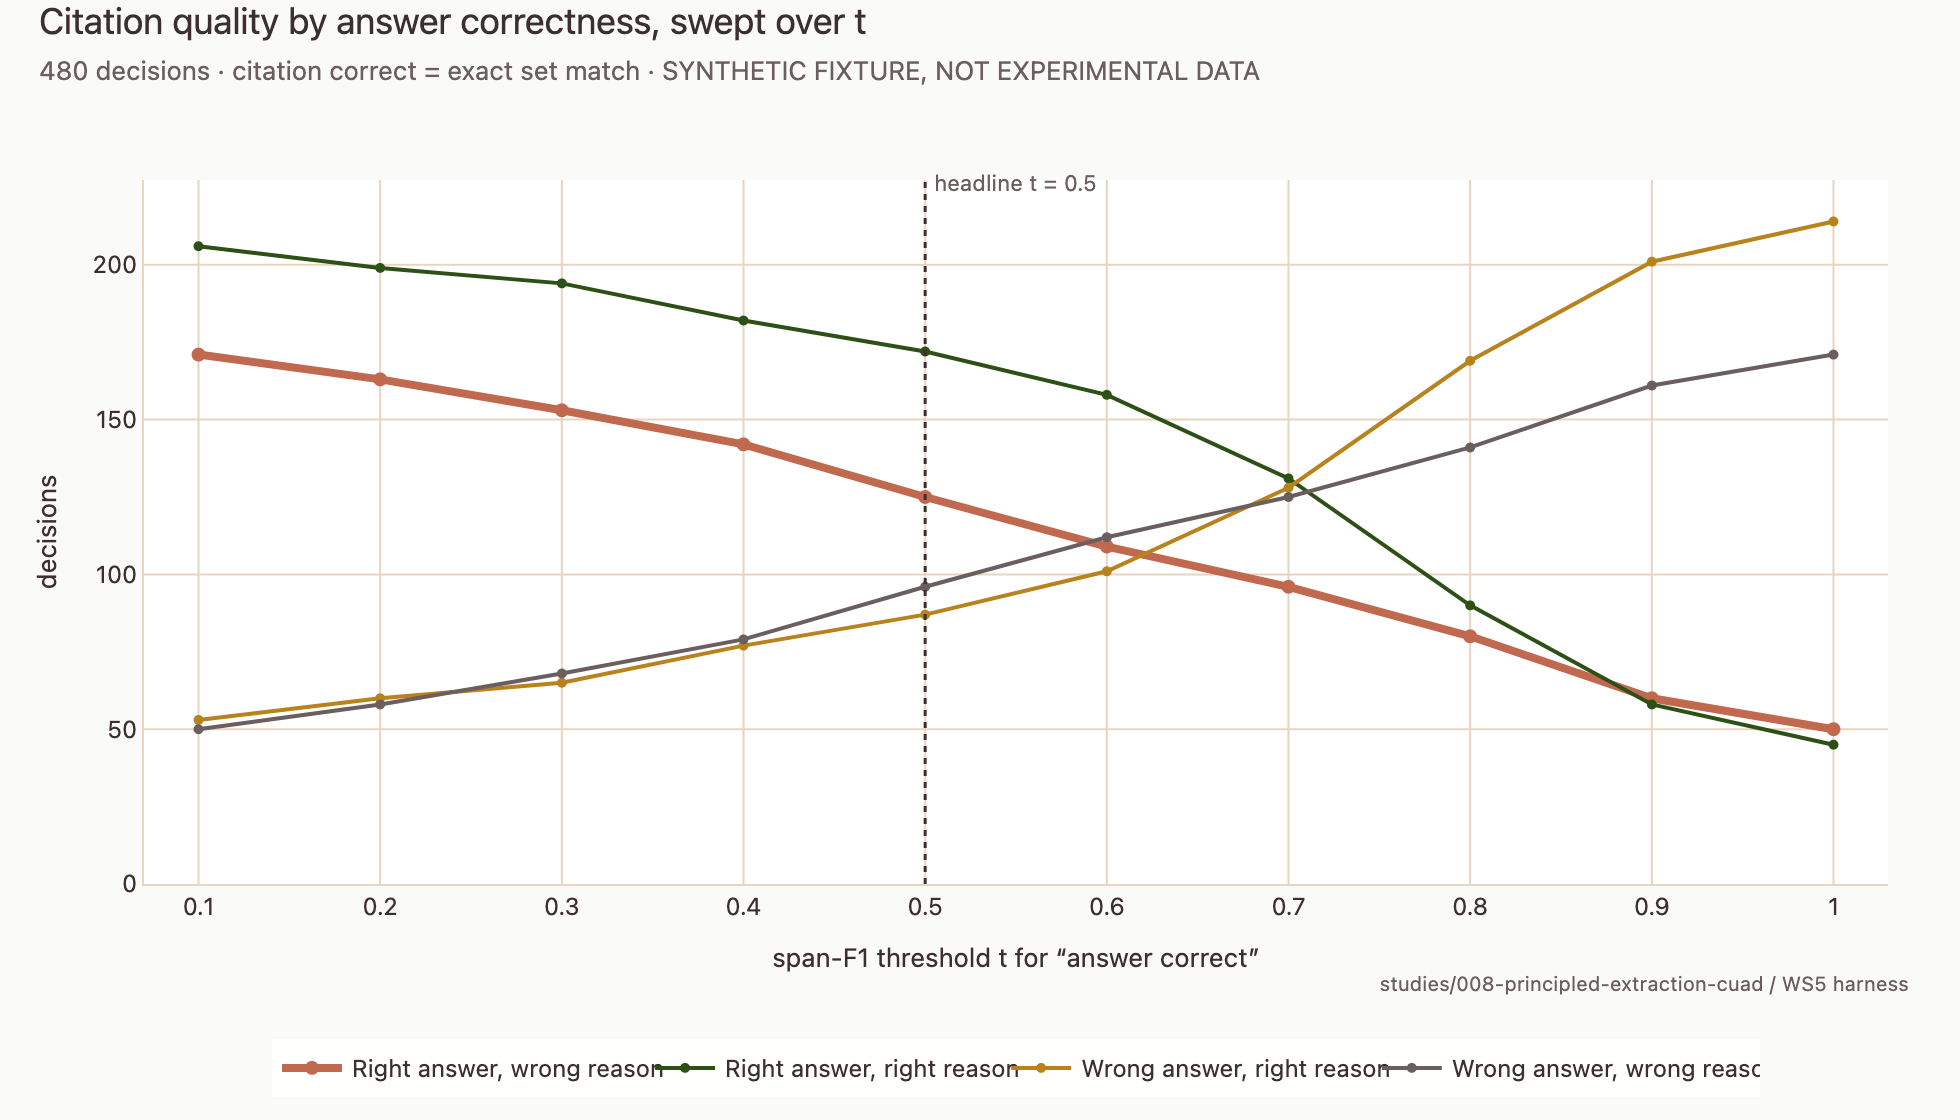

The script that drew this image:
from __future__ import annotations

import argparse
import json
import sys
from pathlib import Path

import plotly.graph_objects as go

REPO_ROOT = Path(__file__).resolve().parents[3]
sys.path.insert(0, str(REPO_ROOT / ".claude" / "skills" / "morel-branding"))

from branding import MOREL_COLORS, MOREL_SEQUENTIAL_SCALE, apply_morel_template

HERE = Path(__file__).resolve().parent
DEFAULT_SWEEP = HERE / "data" / "citation_sweep_fixture.json"

CELLS = [
    ("right_answer_wrong_citation", "Right answer, wrong reason", "terracotta", 4.0),
    ("right_answer_right_citation", "Right answer, right reason", "forest_green", 2.0),
    ("wrong_answer_right_citation", "Wrong answer, right reason", "mustard", 2.0),
    ("wrong_answer_wrong_citation", "Wrong answer, wrong reason", "muted_text", 2.0),
]

ATTRIBUTION = "studies/008-principled-extraction-cuad / WS5 harness"


def load_sweep(path: Path) -> dict:
    return json.loads(path.read_text(encoding="utf-8"))


def _subtitle(sweep: dict) -> str:
    n = sweep.get("n_decisions")
    rule = sweep.get("citation_rule", {})
    citation_rule = (
        "citation correct = exact set match"
        if rule.get("requires_exact_set")
        else f"citation correct = F1 >= {rule.get('citation_f1_correct')}"
    )
    base = f"{n} decisions · {citation_rule}"
    if sweep.get("__fixture__"):
        return base + " · SYNTHETIC FIXTURE, NOT EXPERIMENTAL DATA"
    return base


def build_curve_figure(sweep: dict, as_rate: bool = False) -> go.Figure:
    thresholds = sweep["span_f1_thresholds"]
    points = sweep["points"]
    key = "rates" if as_rate else "counts"

    fig = go.Figure()
    for cell, label, color, width in CELLS:
        fig.add_trace(
            go.Scatter(
                x=thresholds,
                y=[p[key][cell] for p in points],
                name=label,
                mode="lines+markers",
                line=dict(color=MOREL_COLORS[color], width=width),
                marker=dict(size=7 if width > 3 else 5),
                hovertemplate=(
                    f"<b>{label}</b><br>threshold t=%{{x}}<br>"
                    + ("rate" if as_rate else "decisions")
                    + "=%{y}<extra></extra>"
                ),
            )
        )

    headline = sweep.get("headline_span_f1_threshold")
    if headline is not None:
        fig.add_vline(
            x=headline,
            line=dict(color=MOREL_COLORS["dark_earth"], width=1.5, dash="dot"),
        )
        fig.add_annotation(
            x=headline,
            y=1.02,
            yref="paper",
            text=f"headline t = {headline}",
            showarrow=False,
            font=dict(color=MOREL_COLORS["muted_text"], size=11),
            xanchor="left",
            xshift=6,
        )

    fig.update_xaxes(
        title_text="span-F1 threshold t for &#8220;answer correct&#8221;",
        tickmode="array",
        tickvals=thresholds,
        range=[min(thresholds) - 0.03, max(thresholds) + 0.03],
    )
    fig.update_yaxes(
        title_text="share of decisions" if as_rate else "decisions",
        rangemode="tozero",
    )
    apply_morel_template(
        fig,
        title="Citation quality by answer correctness, swept over t",
        subtitle=_subtitle(sweep),
        attribution=ATTRIBUTION,
    )
    fig.update_layout(
        legend=dict(orientation="h", y=-0.22, x=0.5, xanchor="center"),
        width=980,
        height=560,
    )
    return fig


def build_surface_figure(sweep: dict) -> go.Figure | None:
    surface = sweep.get("surface")
    if not surface:
        return None
    thresholds = sweep["span_f1_thresholds"]
    citation_axis = [row["citation_f1_threshold"] for row in surface]
    z = [
        [p["counts"]["right_answer_wrong_citation"] for p in row["points"]]
        for row in surface
    ]
    fig = go.Figure(
        go.Heatmap(
            x=thresholds,
            y=citation_axis,
            z=z,
            colorscale=MOREL_SEQUENTIAL_SCALE,
            colorbar=dict(title="decisions"),
            hovertemplate=(
                "span-F1 t=%{x}<br>citation-F1 t=%{y}<br>"
                "right answer, wrong reason=%{z}<extra></extra>"
            ),
        )
    )
    fig.update_xaxes(title_text="span-F1 threshold t", tickvals=thresholds)
    fig.update_yaxes(title_text="citation-F1 threshold", tickvals=citation_axis)
    apply_morel_template(
        fig,
        title="Right answer, wrong reason across both thresholds",
        subtitle=_subtitle(sweep),
        attribution=ATTRIBUTION,
    )
    fig.update_layout(width=860, height=520)
    return fig


def main() -> int:
    parser = argparse.ArgumentParser()
    parser.add_argument("--sweep", type=Path, default=DEFAULT_SWEEP)
    parser.add_argument("--out-dir", type=Path, default=HERE)
    parser.add_argument("--stem", default="citation_correctness_sweep")
    parser.add_argument("--rates", action="store_true")
    parser.add_argument("--html", action="store_true")
    args = parser.parse_args()

    sweep = load_sweep(args.sweep)
    args.out_dir.mkdir(parents=True, exist_ok=True)

    fig = build_curve_figure(sweep, as_rate=args.rates)
    png = args.out_dir / f"{args.stem}.png"
    fig.write_image(str(png), engine="kaleido", scale=2)
    written = [png]
    if args.html:
        html = args.out_dir / f"{args.stem}.html"
        fig.write_html(str(html), include_plotlyjs="cdn")
        written.append(html)

    surface = build_surface_figure(sweep)
    if surface is not None:
        surface_png = args.out_dir / f"{args.stem}_surface.png"
        surface.write_image(str(surface_png), engine="kaleido", scale=2)
        written.append(surface_png)

    for path in written:
        print(f"wrote {path}")
    return 0


if __name__ == "__main__":
    raise SystemExit(main())
